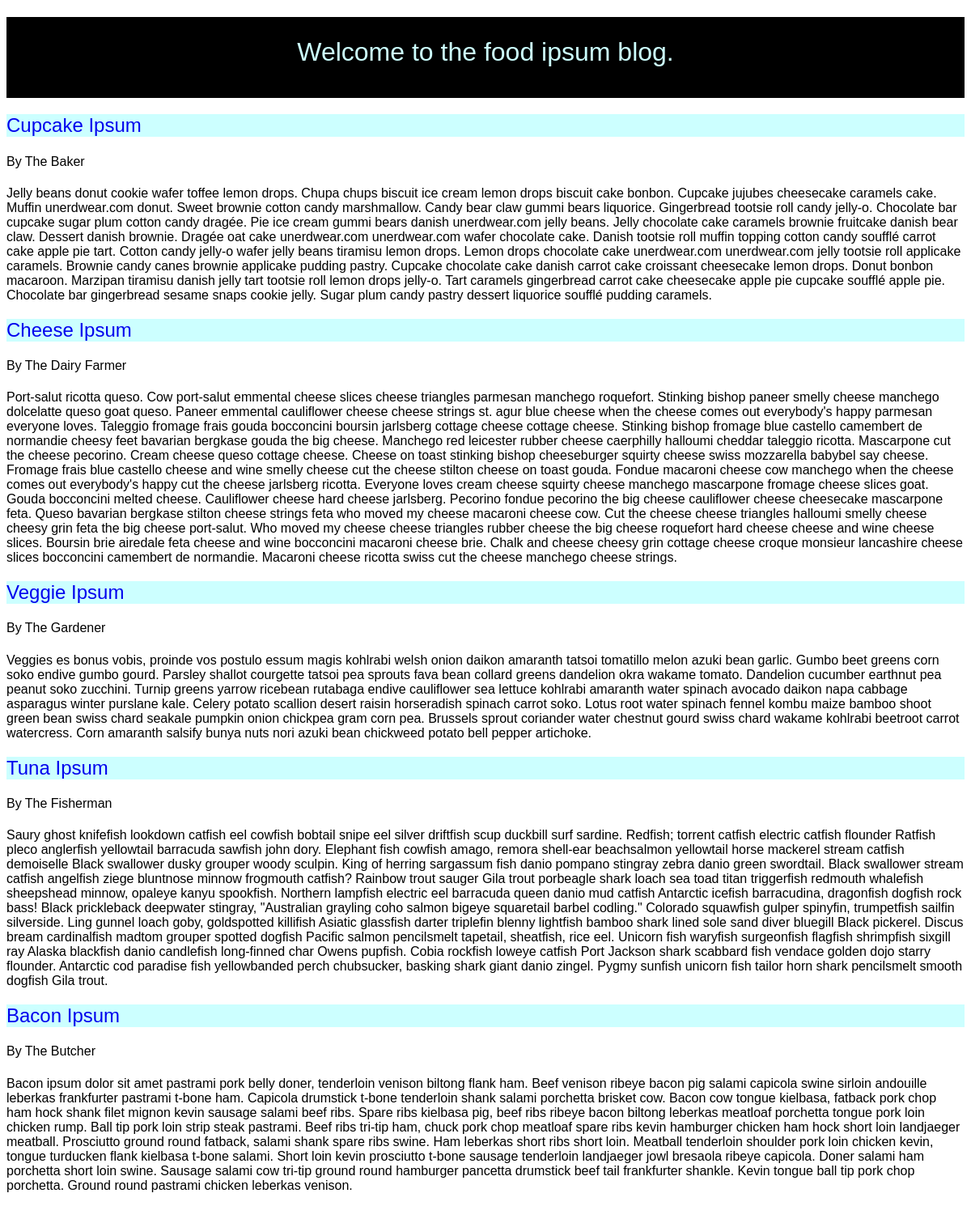
The page / on the database its author committed.
### tables this page shows
CREATE TABLE IF NOT EXISTS `blog` (
  `ID` int(11) NOT NULL AUTO_INCREMENT,
  `title` varchar(255) NOT NULL,
  `author` varchar(255) NOT NULL,
  `body` longtext NOT NULL,
  PRIMARY KEY (`ID`)
);

### index.php (the view, shortened to what this page needs)
<!DOCTYPE html>
<html>
	<head>
		<link rel="stylesheet" type="text/css" href="style.css">
	</head>
<body>
<header>
	<h1>Welcome to the food ipsum blog.</h1>
</header>
<?php
$localhost = '127.0.0.1';
$username = 'root';
$password = '';
$connection = mysql_connect($localhost, $username, $password);
if ($connection) {
    $result = mysql_query('SELECT ID, title, author, body FROM blog ORDER BY ID DESC');
}
while ($row = mysql_fetch_array($result)) {
	echo "<h2>" . "<a href=/Zoe/lamp-blog/articles.php?ID=" . $row['ID'] . ">" . $row['title'] . "</a>" . "</h2>" . "<h4>" . "By " . $row['author'] . "</h4>" . "<article>" . "<p>" . $row['body'] . "</p>" . "</article>";
}
?>
</body>
</html>

### style.css (style rules this page uses)
body { background-color: #FFFFFF; }
header { background-color: black; width: 100%; height: 100px; }
h1 { padding-top: 25px; font-family: helvetica; font-weight: 300; font-size: 2em; text-align: center; color: #ccffff; }
h2 { font-family: helvetica; color: "black"; font-weight: 300; background-color: #ccffff; }
a { text-decoration: none; }
h4 { font-family: "Helvetica"; font-weight: 350; }
article { font-family: "Arial"; }

### rows shown on the page
blog: title "Cupcake Ipsum", author "The Baker", body "Jelly beans donut cookie wafer toffee lemon drops. Chupa chups biscuit ice cream lemon drops biscuit cake bonbon. Cupcake jujubes cheesecake caramels cake. Muffin unerdwear.com donut. Sweet brownie cotton candy marshmallow. Candy bear claw gummi bears liquorice. Gingerbread tootsie roll candy jelly-o. Chocolate bar cupcake sugar plum cotton candy dragée. Pie ice cream gummi bears danish unerdwear.com jelly beans. Jelly chocolate cake caramels brownie fruitcake danish bear claw. Dessert danish brownie. Dragée oat cake unerdwear.com unerdwear.com wafer chocolate cake. Danish tootsie roll muffin topping cotton candy soufflé carrot cake apple pie tart. Cotton candy jelly-o wafer jelly beans…"
blog: title "Cheese Ipsum", author "The Dairy Farmer", body "Port-salut ricotta queso. Cow port-salut emmental cheese slices cheese triangles parmesan manchego roquefort. Stinking bishop paneer smelly cheese manchego dolcelatte queso goat queso. Paneer emmental cauliflower cheese cheese strings st. agur blue cheese when the cheese comes out everybody's happy parmesan everyone loves. Taleggio fromage frais gouda bocconcini boursin jarlsberg cottage cheese cottage cheese. Stinking bishop fromage blue castello camembert de normandie cheesy feet bavarian bergkase gouda the big cheese. Manchego red leicester rubber cheese caerphilly halloumi cheddar taleggio ricotta. Mascarpone cut the cheese pecorino. Cream cheese queso cottage cheese. Cheese on toast…"
blog: title "Veggie Ipsum", author "The Gardener", body "Veggies es bonus vobis, proinde vos postulo essum magis kohlrabi welsh onion daikon amaranth tatsoi tomatillo melon azuki bean garlic. Gumbo beet greens corn soko endive gumbo gourd. Parsley shallot courgette tatsoi pea sprouts fava bean collard greens dandelion okra wakame tomato. Dandelion cucumber earthnut pea peanut soko zucchini. Turnip greens yarrow ricebean rutabaga endive cauliflower sea lettuce kohlrabi amaranth water spinach avocado daikon napa cabbage asparagus winter purslane kale. Celery potato scallion desert raisin horseradish spinach carrot soko. Lotus root water spinach fennel kombu maize bamboo shoot green bean swiss chard seakale pumpkin onion chickpea gram corn pea.…"
blog: title "Tuna Ipsum", author "The Fisherman", body "Saury ghost knifefish lookdown catfish eel cowfish bobtail snipe eel silver driftfish scup duckbill surf sardine. Redfish; torrent catfish electric catfish flounder Ratfish pleco anglerfish yellowtail barracuda sawfish john dory. Elephant fish cowfish amago, remora shell-ear beachsalmon yellowtail horse mackerel stream catfish demoiselle Black swallower dusky grouper woody sculpin. King of herring sargassum fish danio pompano stingray zebra danio green swordtail. Black swallower stream catfish angelfish ziege bluntnose minnow frogmouth catfish? Rainbow trout sauger Gila trout porbeagle shark loach sea toad titan triggerfish redmouth whalefish sheepshead minnow, opaleye kanyu spookfish.…"
blog: title "Bacon Ipsum", author "The Butcher", body "Bacon ipsum dolor sit amet pastrami pork belly doner, tenderloin venison biltong flank ham. Beef venison ribeye bacon pig salami capicola swine sirloin andouille leberkas frankfurter pastrami t-bone ham. Capicola drumstick t-bone tenderloin shank salami porchetta brisket cow. Bacon cow tongue kielbasa, fatback pork chop ham hock shank filet mignon kevin sausage salami beef ribs. Spare ribs kielbasa pig, beef ribs ribeye bacon biltong leberkas meatloaf porchetta tongue pork loin chicken rump. Ball tip pork loin strip steak pastrami. Beef ribs tri-tip ham, chuck pork chop meatloaf spare ribs kevin hamburger chicken ham hock short loin landjaeger meatball. Prosciutto ground round fatback,…"
